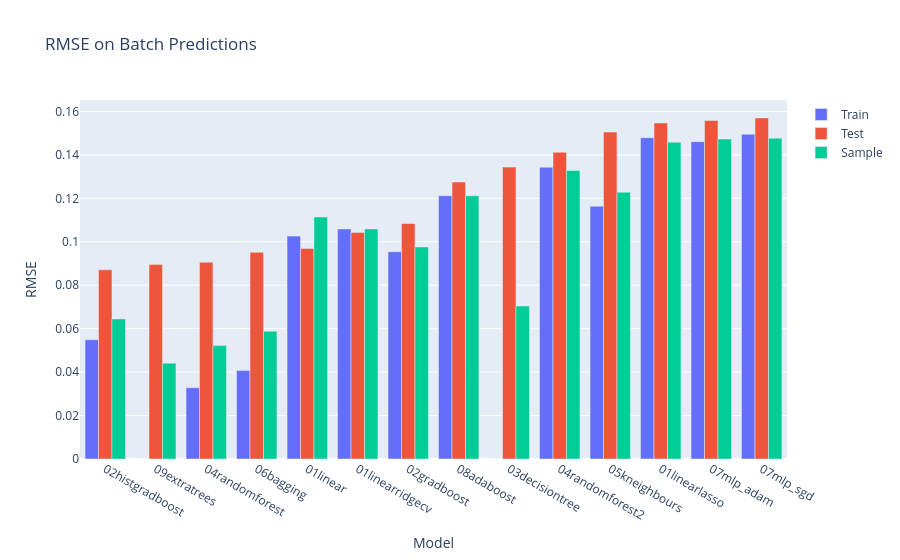
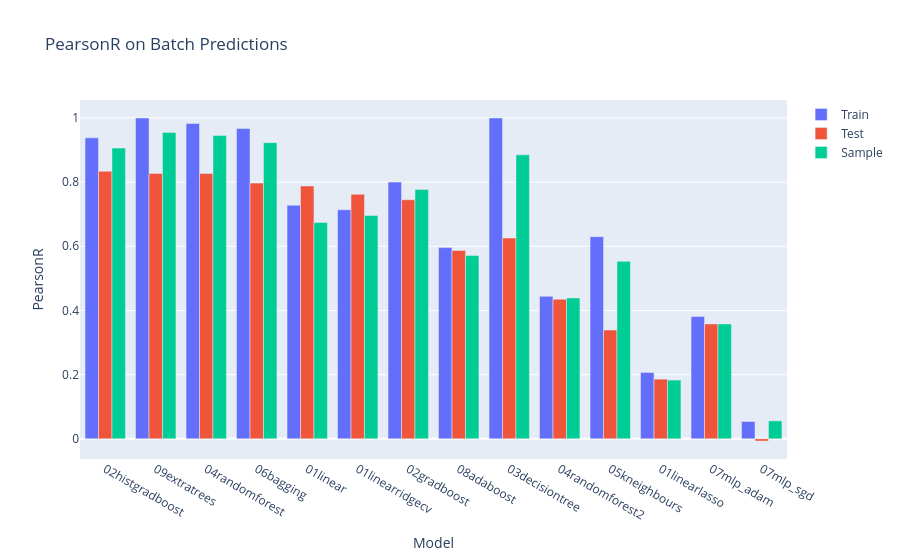

The notebook cell saved with these charts, in order:
### Code cell
## RMSE on Batch Predictions
fig = go.Figure(data = [
    go.Bar(name = "Train", x = df["Model"], y = df["RMSE (train)"]),
    go.Bar(name = "Test", x = df["Model"], y = df["RMSE (test)"]),
    go.Bar(name = "Sample", x = df["Model"], y = df["RMSE (sample)"]),
])
fig.update_layout(title = "RMSE on Batch Predictions")
fig.update_layout(yaxis_title = "RMSE")
fig.update_layout(xaxis_title = "Model")
fig.update_layout(barmode = "group")
fig.show()


## PearsonR on Batch Predictions
fig = go.Figure(data = [
    go.Bar(name = "Train", x = df["Model"], y = df["PearsonR (train)"]),
    go.Bar(name = "Test", x = df["Model"], y = df["PearsonR (test)"]),
    go.Bar(name = "Sample", x = df["Model"], y = df["PearsonR (sample)"]),
])
fig.update_layout(title = "PearsonR on Batch Predictions")
fig.update_layout(yaxis_title = "PearsonR")
fig.update_layout(xaxis_title = "Model")
fig.update_layout(barmode = "group")
fig.show()

### Figure 1 — Plotly figure (JSON) as saved in the notebook; plotly's stock layout.template omitted (floating-point values rounded to 4 significant figures)
{"data": [{"name": "Train", "type": "bar", "x": ["02histgradboost", "09extratrees", "04randomforest", "06bagging", "01linear", "01linearridgecv", "02gradboost", "08adaboost", "03decisiontree", "04randomforest2", "05kneighbours", "01linearlasso", "07mlp_adam", "07mlp_sgd"], "y": [0.0549, 0.0, 0.0328, 0.0407, 0.1026, 0.1059, 0.0954, 0.1212, 0.0, 0.1343, 0.1164, 0.1479, 0.1461, 0.1495]}, {"name": "Test", "type": "bar", "x": ["02histgradboost", "09extratrees", "04randomforest", "06bagging", "01linear", "01linearridgecv", "02gradboost", "08adaboost", "03decisiontree", "04randomforest2", "05kneighbours", "01linearlasso", "07mlp_adam", "07mlp_sgd"], "y": [0.0871, 0.0895, 0.0906, 0.0952, 0.0969, 0.1043, 0.1084, 0.1275, 0.1344, 0.1412, 0.1505, 0.1547, 0.1558, 0.157]}, {"name": "Sample", "type": "bar", "x": ["02histgradboost", "09extratrees", "04randomforest", "06bagging", "01linear", "01linearridgecv", "02gradboost", "08adaboost", "03decisiontree", "04randomforest2", "05kneighbours", "01linearlasso", "07mlp_adam", "07mlp_sgd"], "y": [0.0645, 0.0441, 0.0522, 0.0588, 0.1114, 0.1059, 0.0976, 0.1212, 0.0704, 0.1328, 0.1228, 0.1458, 0.1473, 0.1477]}], "layout": {"barmode": "group", "title": {"text": "RMSE on Batch Predictions"}, "xaxis": {"title": {"text": "Model"}}, "yaxis": {"title": {"text": "RMSE"}}}}

### Figure 2 — Plotly figure (JSON) as saved in the notebook; plotly's stock layout.template omitted (floating-point values rounded to 4 significant figures)
{"data": [{"name": "Train", "type": "bar", "x": ["02histgradboost", "09extratrees", "04randomforest", "06bagging", "01linear", "01linearridgecv", "02gradboost", "08adaboost", "03decisiontree", "04randomforest2", "05kneighbours", "01linearlasso", "07mlp_adam", "07mlp_sgd"], "y": [0.938, 1.0, 0.983, 0.967, 0.728, 0.714, 0.8, 0.596, 1.0, 0.444, 0.63, 0.207, 0.381, 0.054]}, {"name": "Test", "type": "bar", "x": ["02histgradboost", "09extratrees", "04randomforest", "06bagging", "01linear", "01linearridgecv", "02gradboost", "08adaboost", "03decisiontree", "04randomforest2", "05kneighbours", "01linearlasso", "07mlp_adam", "07mlp_sgd"], "y": [0.834, 0.827, 0.827, 0.797, 0.788, 0.762, 0.745, 0.587, 0.626, 0.435, 0.339, 0.186, 0.358, -0.007]}, {"name": "Sample", "type": "bar", "x": ["02histgradboost", "09extratrees", "04randomforest", "06bagging", "01linear", "01linearridgecv", "02gradboost", "08adaboost", "03decisiontree", "04randomforest2", "05kneighbours", "01linearlasso", "07mlp_adam", "07mlp_sgd"], "y": [0.906, 0.955, 0.945, 0.923, 0.674, 0.696, 0.777, 0.571, 0.885, 0.439, 0.553, 0.183, 0.358, 0.056]}], "layout": {"barmode": "group", "title": {"text": "PearsonR on Batch Predictions"}, "xaxis": {"title": {"text": "Model"}}, "yaxis": {"title": {"text": "PearsonR"}}}}
